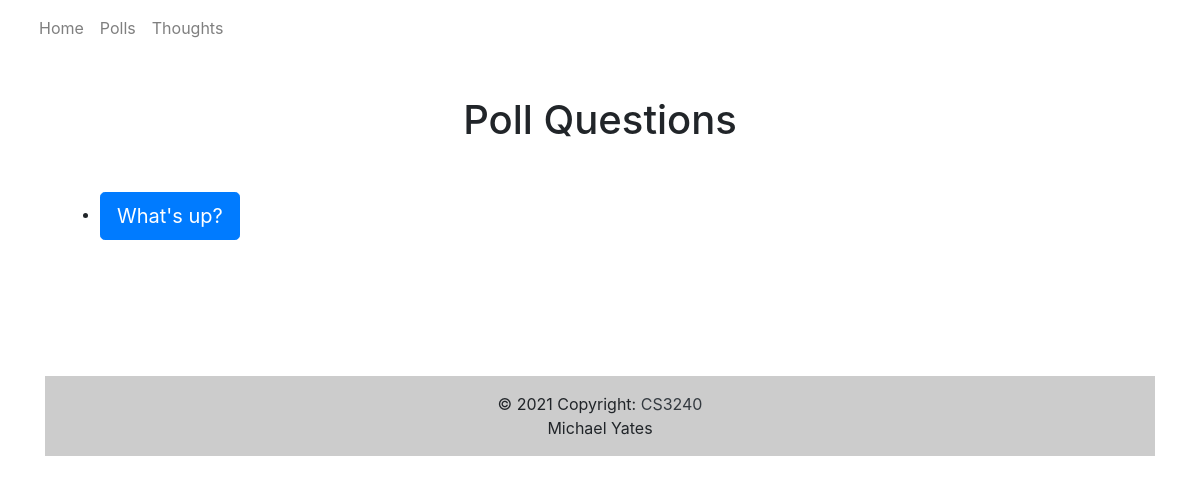
/polls/, run on an earlier commit of the app's database.
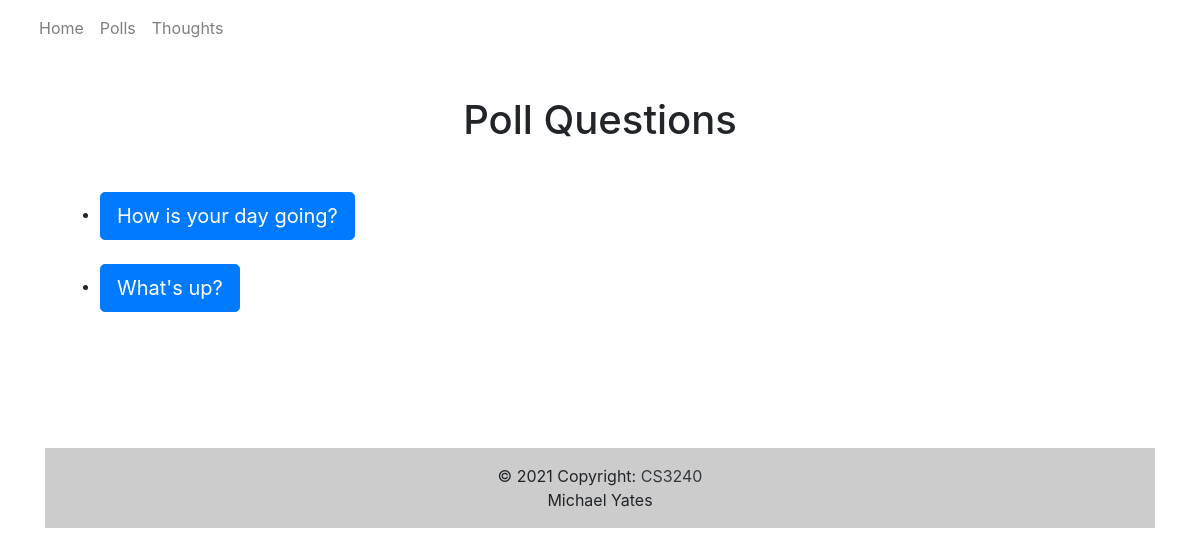
And on a later commit of the database.
### polls/models.py (models this page shows, shortened)
class Question(models.Model):
    question_text = models.CharField(max_length=200)
    pub_date = models.DateTimeField('date published')
    def was_published_recently(self):
        now = timezone.now()
        return now - datetime.timedelta(days=1) <= self.pub_date <= now
    was_published_recently.admin_order_field = 'pub_date'
    was_published_recently.boolean = True
    was_published_recently.short_description = 'Published recently?'

### polls/views.py (the view)
# urls.py: path('', views.IndexView.as_view(), name='index'),  # '' resembles an empty path, used for the home page
class IndexView(generic.ListView):
    template_name = 'polls/index.html'
    context_object_name = 'latest_question_list'
    def get_queryset(self):
        return Question.objects.filter(pub_date__lte=timezone.now()).order_by('-pub_date')[:5]

### polls/templates/polls/index.html
{% extends "polls/base.html" %}
{% block content %}
{% load static %}
<link rel="stylesheet" type="text/css" href="{% static 'polls/style.css' %}">
<main class="container">
        <div class="row">
            <div class="col">
                <div class="text-center p-3">
                    <h1> Poll Questions </h1>
                </div>
            </div>
        </div>
    </main>
<br>
{% if latest_question_list %}
    <ul>
    {% for question in latest_question_list %}
        <div class="container-fluid">
        <li><a class="btn btn-primary btn-lg" href="{% url 'polls:detail' question.id %}">{{ question.question_text }}</a></li>
        <br>
        </div>
    {% endfor %}
    </ul>
{% else %}
    <p>No polls are available.</p>
{% endif %}
{% endblock %}

What changed in the data, as far as the page shows it:
added Question: question_text "How is your day going?"
